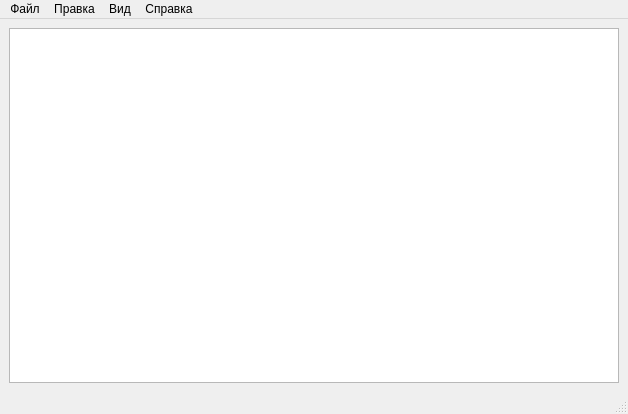
<?xml version="1.0" encoding="UTF-8"?>
<ui version="4.0">
 <class>TextEditor</class>
 <widget class="QMainWindow" name="TextEditor">
  <property name="geometry">
   <rect>
    <x>0</x>
    <y>0</y>
    <width>628</width>
    <height>414</height>
   </rect>
  </property>
  <property name="windowTitle">
   <string>TextEditor</string>
  </property>
  <widget class="QWidget" name="centralwidget">
   <layout class="QVBoxLayout" name="verticalLayout">
    <item>
     <widget class="QTextEdit" name="textEdit"/>
    </item>
   </layout>
  </widget>
  <widget class="QMenuBar" name="menubar">
   <property name="geometry">
    <rect>
     <x>0</x>
     <y>0</y>
     <width>628</width>
     <height>21</height>
    </rect>
   </property>
   <widget class="QMenu" name="menu">
    <property name="title">
     <string>Файл</string>
    </property>
    <addaction name="actionNew"/>
    <addaction name="actionOpen"/>
    <addaction name="actionSave"/>
    <addaction name="actionSaveAs"/>
    <addaction name="separator"/>
    <addaction name="actionClose"/>
    <addaction name="separator"/>
    <addaction name="actionExit"/>
   </widget>
   <widget class="QMenu" name="menu_2">
    <property name="title">
     <string>Вид</string>
    </property>
    <addaction name="actionSelectFont"/>
   </widget>
   <widget class="QMenu" name="menu_3">
    <property name="title">
     <string>Справка</string>
    </property>
    <addaction name="actionAbout"/>
    <addaction name="actionAboutQt"/>
   </widget>
   <widget class="QMenu" name="menu_4">
    <property name="title">
     <string>Правка</string>
    </property>
    <addaction name="actionCut"/>
    <addaction name="actionCopy"/>
    <addaction name="actionPaste"/>
    <addaction name="actionUndo"/>
    <addaction name="actionRedo"/>
   </widget>
   <addaction name="menu"/>
   <addaction name="menu_4"/>
   <addaction name="menu_2"/>
   <addaction name="menu_3"/>
  </widget>
  <widget class="QStatusBar" name="statusbar"/>
  <action name="actionNew">
   <property name="icon">
    <iconset resource="images.qrc">
     <normaloff>:/icons/images/new.png</normaloff>:/icons/images/new.png</iconset>
   </property>
   <property name="text">
    <string>Создать</string>
   </property>
   <property name="toolTip">
    <string>Создать новый документ</string>
   </property>
   <property name="shortcut">
    <string>Ctrl+N</string>
   </property>
  </action>
  <action name="actionClose">
   <property name="text">
    <string>Закрыть</string>
   </property>
   <property name="toolTip">
    <string>Закрыть текущее окно</string>
   </property>
   <property name="shortcut">
    <string>Ctrl+W</string>
   </property>
  </action>
  <action name="actionExit">
   <property name="text">
    <string>Выход</string>
   </property>
   <property name="toolTip">
    <string>Закрыть приложение</string>
   </property>
  </action>
  <action name="actionSelectFont">
   <property name="text">
    <string>Select Font</string>
   </property>
   <property name="toolTip">
    <string>Select the display font</string>
   </property>
  </action>
  <action name="actionAbout">
   <property name="text">
    <string>About</string>
   </property>
  </action>
  <action name="actionAboutQt">
   <property name="text">
    <string>About Qt</string>
   </property>
  </action>
  <action name="actionCut">
   <property name="icon">
    <iconset resource="images.qrc">
     <normaloff>:/icons/images/cut.png</normaloff>:/icons/images/cut.png</iconset>
   </property>
   <property name="text">
    <string>Cut</string>
   </property>
   <property name="toolTip">
    <string>Cut</string>
   </property>
   <property name="shortcut">
    <string>Ctrl+X</string>
   </property>
  </action>
  <action name="actionCopy">
   <property name="icon">
    <iconset resource="images.qrc">
     <normaloff>:/icons/images/copy.png</normaloff>:/icons/images/copy.png</iconset>
   </property>
   <property name="text">
    <string>Copy</string>
   </property>
   <property name="toolTip">
    <string>Copy</string>
   </property>
   <property name="shortcut">
    <string>Ctrl+C</string>
   </property>
  </action>
  <action name="actionPaste">
   <property name="icon">
    <iconset resource="images.qrc">
     <normaloff>:/icons/images/paste.png</normaloff>:/icons/images/paste.png</iconset>
   </property>
   <property name="text">
    <string>Paste</string>
   </property>
   <property name="toolTip">
    <string>Paste</string>
   </property>
   <property name="shortcut">
    <string>Ctrl+V</string>
   </property>
  </action>
  <action name="actionUndo">
   <property name="text">
    <string>Undo</string>
   </property>
   <property name="toolTip">
    <string>Undo the last action</string>
   </property>
   <property name="shortcut">
    <string>Ctrl+Z</string>
   </property>
  </action>
  <action name="actionRedo">
   <property name="text">
    <string>Redo</string>
   </property>
   <property name="toolTip">
    <string>Redo the last action</string>
   </property>
   <property name="shortcut">
    <string>Ctrl+Y</string>
   </property>
  </action>
  <action name="actionOpen">
   <property name="icon">
    <iconset resource="images.qrc">
     <normaloff>:/icons/images/open.png</normaloff>:/icons/images/open.png</iconset>
   </property>
   <property name="text">
    <string>Open</string>
   </property>
   <property name="toolTip">
    <string>Open a document</string>
   </property>
   <property name="shortcut">
    <string>Ctrl+O</string>
   </property>
  </action>
  <action name="actionSave">
   <property name="icon">
    <iconset resource="images.qrc">
     <normaloff>:/icons/images/save.png</normaloff>:/icons/images/save.png</iconset>
   </property>
   <property name="text">
    <string>Save</string>
   </property>
   <property name="toolTip">
    <string>Save document</string>
   </property>
   <property name="shortcut">
    <string>Ctrl+S</string>
   </property>
  </action>
  <action name="actionSaveAs">
   <property name="text">
    <string>Save As...</string>
   </property>
   <property name="toolTip">
    <string>Save document as</string>
   </property>
   <property name="shortcut">
    <string>Ctrl+Shift+S</string>
   </property>
  </action>
 </widget>
 <resources>
  <include location="images.qrc"/>
 </resources>
 <connections/>
</ui>
